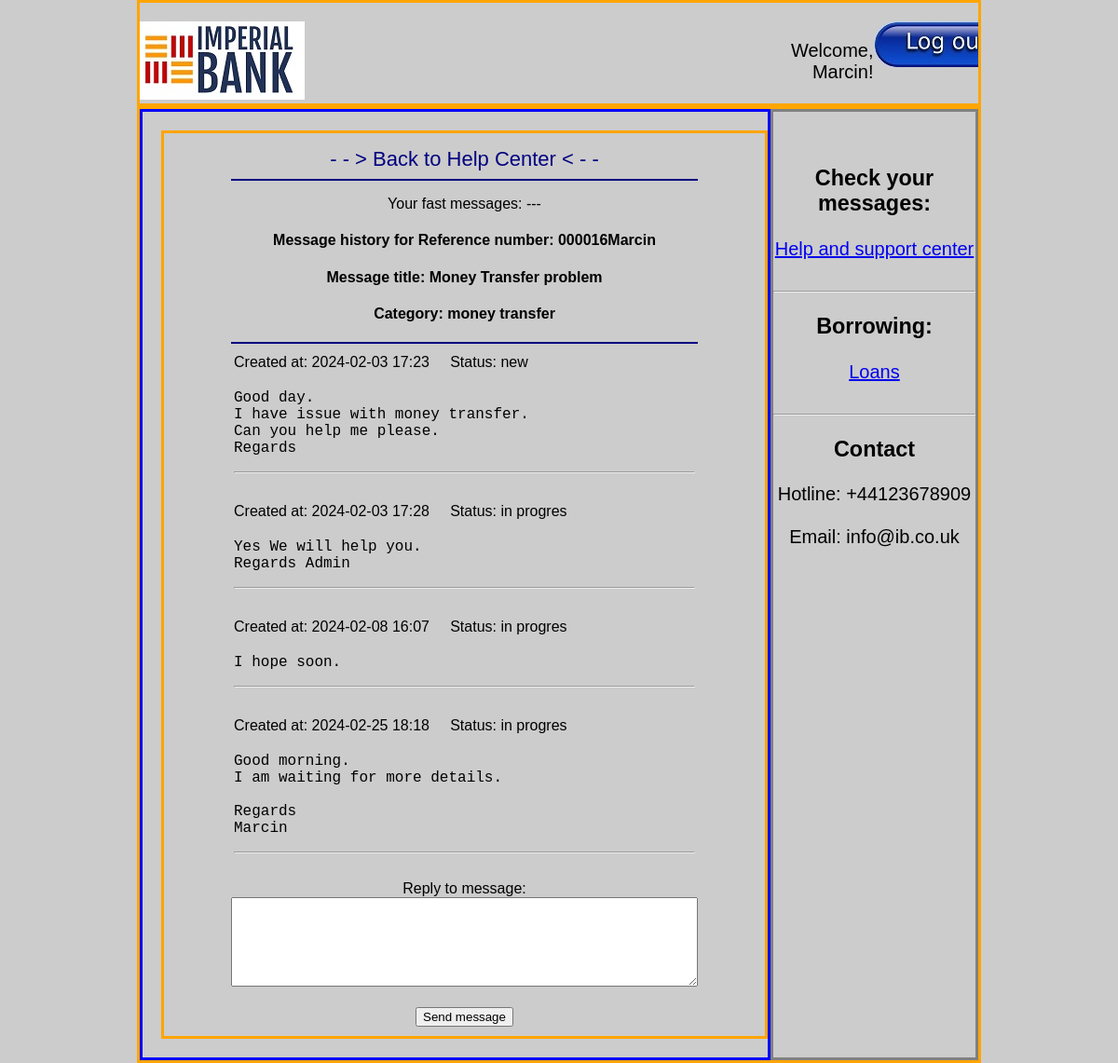
The page /read_message/000016Marcin (signed in) on the database its author committed.
### models/models.py (models this page shows, shortened)
class Users(db.Model, UserMixin):
    id = db.Column(db.Integer, primary_key=True)
    username = db.Column(db.String(50), unique=True, nullable=False)
    password_hash = db.Column(db.String(128), nullable=False)
    role = db.Column(db.String(20), nullable=False, default='client')
    email = db.Column(db.String(120), unique=True, nullable=False)
    phone_number = db.Column(db.String(20), nullable = False)
    country = db.Column(db.String(50))
    transactions = db.relationship('Transaction', backref='user', lazy=True)

class SupportTickets(db.Model):
    id = db.Column(db.Integer, primary_key=True)
    user_id = db.Column(db.Integer, db.ForeignKey('users.id'), nullable=False)
    title = db.Column(db.String(100), nullable=False)
    description = db.Column(db.Text, nullable=False)
    reference_number = db.Column(db.String(50), nullable=False)
    status = db.Column(db.String(50), nullable=False, default='new')  # values: new, in progress, closed, rejected
    priority = db.Column(db.String(50), nullable=False, default='normal')  # values: normal, high, urgent
    category = db.Column(db.String(50), nullable=False, default='general')  # values: general, fraud, service problem, money transfer
    created_at = db.Column(db.DateTime, default=datetime.utcnow)

### routes/my_routes_hc.py (the view)
@read_message_bp.route('/read_message/<query_ref>', methods=['GET', 'POST'])
@login_required
def read_message(query_ref):
    user_queries = SupportTickets.query.filter_by(reference_number=query_ref).all()
    last_query = SupportTickets.query.filter_by(reference_number=query_ref).order_by(SupportTickets.created_at.desc()).first()
    return render_template('reading_my_messages.html', all_queries=user_queries, query=last_query)

### app.py (called while the page is built)
@app.before_request
def initialize_database():
    db.create_all()
    session.permanent = True

@login_manager.user_loader
def load_user(user_id):
    return Users.query.get(int(user_id))

### templates/reading_my_messages.html (shortened to what this page needs)
{% extends 'base3.html' %}
{% block precontent%}
<a href="{{ url_for('help_center') }}" class="link3"> - - > Back to Help Center < - - </a><br>
<hr color="navy">
{% with messages = get_flashed_messages() %}
{% if not messages %}
    <p>Your fast messages: ---</p>
{% endif %}
{% endwith %}
<h4>Message history for Reference number: {{  query.reference_number }}</h4>
<h4>Message title: {{ query.title }}</h4>
<h4>Category: {{ query.category }}</h4>
<hr color="navy">
{% for query in all_queries %}
<div width = "100%">
<table align="left" border="0" width = "100%">
    <tr align="left" width = "100%">
        <td >
             Created at: {{  query.created_at.strftime('%Y-%m-%d %H:%M') }}  &nbsp; &nbsp; Status: {{  query.status }}
        </td>
    </tr>
    <tr align="left" width = "100%">
        <td  class="messages-table">
            <pre style="white-space: pre-wrap;">{{ query.description }}</pre> <hr><br>
        </td>
    </tr>
</table>
</div>
{% endfor %}
<form action="{{ url_for('send_message_for_message_bp.send_message_for_message' , query_ref=query.reference_number) }}" method="post" role="form">
    <label for="description">Reply to message: </label> <br>
    <textarea id="description" name="description" required rows="6" cols="60"></textarea> <br><br>
    <input type="submit" value="Send message"><br>
</form>
{%  endblock %}

### templates/base3.html (shortened to what this page needs)
<!DOCTYPE html>
<html lang="en">
<head>
    <link rel="stylesheet" href="{{ url_for('static', filename='styles.css') }}">
</head>
<body>
    <header>
        <div class="container5">
            <div class="left4">
                <img src="{{ url_for('static', filename='imperial-bank-2.jpg') }}" alt="Imperial Bank">
            </div>
            <div class="right4">
                <p>Welcome, {{ current_user.username }}!</p>
            </div>
            <div class="right4">
                <a href="{{ url_for('logout') }}"><img src="{{ url_for('static', filename='logout.jpg') }}" alt="logout"> </a>
            </div>
        </div>
    </header>
    <main>
        <div class="container5">
            <div class="left5">
                <div class="container100">
                    <div class="center">
                        {% block precontent%}
                        {%  endblock %}
                    </div>
                </div>
            </div>
            <div class="right5">
                <div class="center">
                    <h3>Check your messages: </h3>
                    <a href="{{ url_for('help_center') }}" > Help and support center</a><br><br>
                    <hr>
                    <h3>Borrowing: </h3>
                    <a href="{{ url_for('loans') }}" > Loans </a> <br><br>
                    <hr>
                    <h3>Contact</h3>
                    Hotline: +44123678909 <br><br>
                    Email: info@ib.co.uk
                </div>
            </div>
        </div>
    </main>
</body>
</html>

### static/styles.css (style rules this page uses)
body { font-family: 'Arial', sans-serif; margin: 0; padding: 0; background-color: #ccc; }
.center { margin-left: auto; margin-right: auto; padding-left: 0px; padding-top: 15px; text-align: center; }
.link3 { color: navy; font-size: 22px; text-decoration: none; }
.left4 { flex: 6; text-align: left; padding-top: 20px; }
.right4 { flex: 1; text-align: right; justify-content: right; overflow: auto; padding-top: 20px; font-size: 20px; }
.container5 { display: flex; justify-content: space-between; margin: 0 auto; max-width: 75%; border-color: orange; border-style: solid; }
.left5 { flex: 3; text-align: left; padding-top: 20px; padding-left: 20px; padding-bottom: 20px; border-color: blue; border-style: solid; }
.right5 { flex: 1; text-align: right; justify-content: right; overflow: auto; padding-top: 20px; font-size: 20px; border-color: grey; border-style: solid; }
.container100 { display: flex; justify-content: space-between; margin: 0 auto; max-width: 100%; border-color: orange; border-style: solid; padding-bottom: 10px; }
.messages-table { word-wrap: break-word; font-family: Arial, Helvetica, sans-serif; font-size: 16px; }

### rows shown on the page
Users: username "Marcin"
SupportTickets: reference_number "000016Marcin", title "Money Transfer problem", category "money transfer", created_at "2024-02-25 18:18", status "in progres", description "Good morning. I am waiting for more details. Regards Marcin"
SupportTickets: created_at "2024-02-03 17:23", status "new", description "Good day. I have issue with money transfer. Can you help me please. Regards"
SupportTickets: created_at "2024-02-03 17:28", status "in progres", description "Yes We will help you. Regards Admin"
SupportTickets: created_at "2024-02-08 16:07", status "in progres", description "I hope soon."
